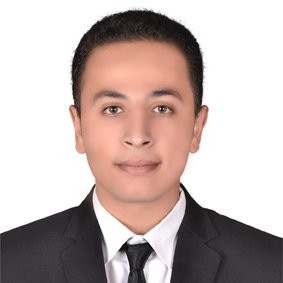
#> input picture images/aa.jfif, 283 x 283 px, given in place of the camera
$ jupyter execute eye_motion_detection_and_tracking_using_opencv.ipynb
#> lines starting #> are read from the running program, lines starting #| are printed output that depends on the picture
[cell 1]
import cv2

[cell 2]
cap = cv2.VideoCapture(0)
while True:
    ret,frame= cap.read()
#> frame is the input picture: shape (283, 283, 3); mean B, G, R 175.4, 179, 194.5
    if ret is False:
        break
    roi = frame[0:1280,0:1280]
    rows,cols,_ = roi.shape
#> rows = 283; cols = 283
    gray_roi = cv2.cvtColor(roi,cv2.COLOR_BGR2GRAY)
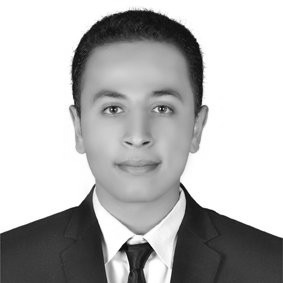
#> gray_roi: shape (283, 283); min 2, max 255, mean 183.2
    gray_roi = cv2.GaussianBlur(gray_roi,(7,7),0)
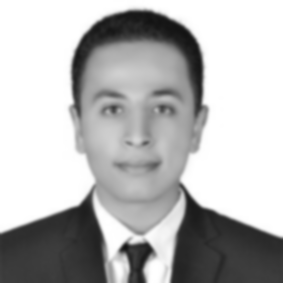
#> gray_roi: shape (283, 283); min 18, max 255, mean 183.2
    _, threshold = cv2.threshold(gray_roi,3,255,cv2.THRESH_BINARY_INV)
#> threshold: shape (283, 283); every value is 0
    contours,_ = cv2.findContours(threshold,cv2.RETR_TREE,cv2.CHAIN_APPROX_SIMPLE)
#> contours = []
    contour = sorted(contours,key=lambda x:cv2.contourArea(x),reverse=True)
#> contour = []
    for cnt in contour:
        (x,y,w,h)=cv2.boundingRect(cnt)
        cv2.rectangle(roi,(x,y),(x+w,y+h),(255,0,0),2)
        cv2.line(roi,(x+int(w/2),0),(x+int(w/2),rows),(0,255,0),2)
        cv2.line(roi,(0,y+int(h/2)),(cols,y+int(h/2)),(0,255,0),2)
        break
#> this loop made 0 passes
    cv2.imshow('gray_roi',gray_roi)
    key = cv2.waitKey(30)
#> (key Esc is pressed here)
    if key ==27:
        break
cv2.destroyAllWindows()
cap.release()
